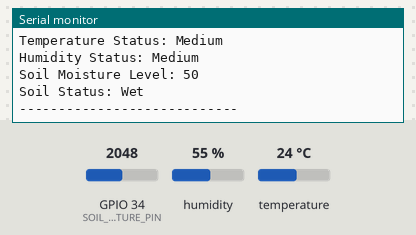
Bench run of a sketch on a simulated ESP32. Parts: the last lines printed to the serial monitor. The inputs (shaded band) are chosen by the test bench; at power-on: humidity 55 %, GPIO 34 (SOIL_MOISTURE_PIN) = 2048, temperature 24 °C.

Above: at 2.8 s.
2.9 s: humidity set to 22 %
7.5 s: GPIO 34 (SOIL_MOISTURE_PIN) set to 30
At 9.1 s:
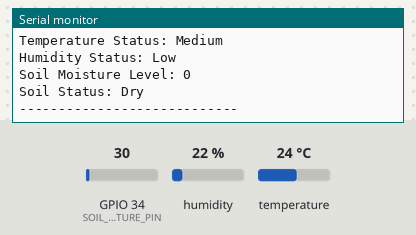
11.5 s: temperature set to 12 °C
15.6 s: humidity set to 88 %
19.6 s: temperature set to 33 °C
23.6 s: GPIO 34 (SOIL_MOISTURE_PIN) set to 110
At 25.3 s:
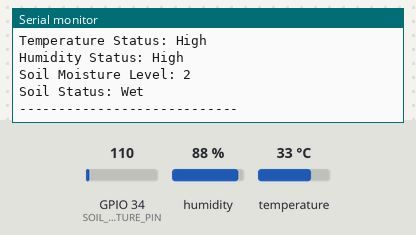
Timing chart, 0 to 26.8 s (numbered marks = the images above; inputs shaded):
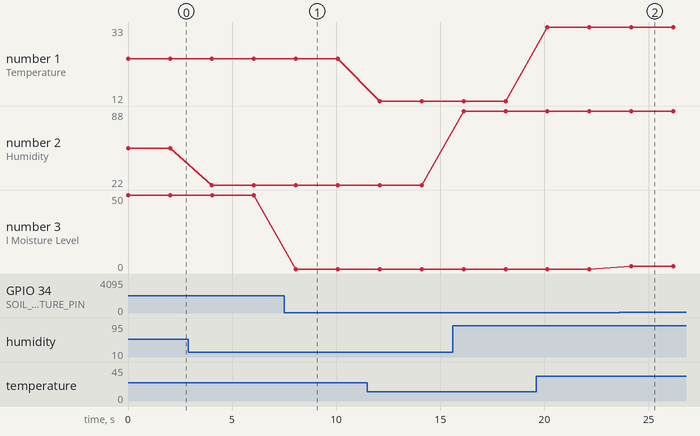

The sketch:

soil_moisture_projrct.ino
```cpp
#include <DHT.h>

#define DHTPIN 4
#define DHTTYPE DHT22
#define SOIL_MOISTURE_PIN 34

DHT dht(DHTPIN, DHTTYPE);

void setup() {
    Serial.begin(115200);
    dht.begin();
}

void loop() {
    float temp = dht.readTemperature();
    float humidity = dht.readHumidity();
    int soilMoisture = analogRead(SOIL_MOISTURE_PIN);
    int waterLevel = map(soilMoisture, 0, 4095, 0, 100);

    if (isnan(temp) || isnan(humidity)) {
        Serial.println("Failed to read from DHT sensor!");
        return;
    }

    Serial.print("Temperature: ");
    Serial.print(temp);
    Serial.println(" °C");

    Serial.print("Humidity: ");
    Serial.print(humidity);
    Serial.println(" %");

    if (temp < 15) {
        Serial.println("Temperature Status: Low");
    } else if (temp >= 15 && temp <= 30) {
        Serial.println("Temperature Status: Medium");
    } else {
        Serial.println("Temperature Status: High");
    }

    if (humidity < 30) {
        Serial.println("Humidity Status: Low");
    } else if (humidity >= 30 && humidity <= 70) {
        Serial.println("Humidity Status: Medium");
    } else {
        Serial.println("Humidity Status: High");
    }

    Serial.print("Soil Moisture Level: ");
    Serial.println(waterLevel);

    if (waterLevel == 0) {
        Serial.println("Soil Status: Dry");
    } else if (waterLevel > 0 && waterLevel <= 100) {
        Serial.println("Soil Status: Wet");
    }

    Serial.println("----------------------------");
    delay(2000);
}
```

Measured:
- after the input at 7.5 s, the serial monitor: prints a new line after 0.56 s (image 1)
- after the input at 23.6 s, the serial monitor: prints a new line after 0.58 s (image 2)
- plotted number 1: 24 → 12 after the input at 11.5 s, 12 → 33 after the input at 19.6 s
- plotted number 2: 55 → 22 after the input at 2.9 s, 22 → 88 after the input at 15.6 s
- plotted number 3: 50 → 0 after the input at 7.5 s, 0 → 2 after the input at 23.6 s
